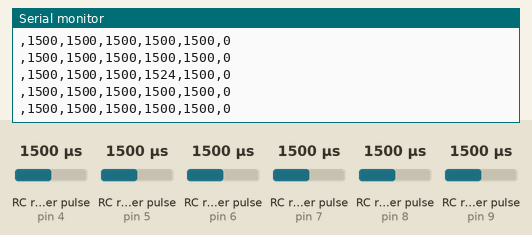
The sketch below on a simulated Arduino Uno, built with avr-gcc and run on an emulated ATmega328P. Parts: the last lines printed to the serial monitor. Wiring (inferred from the names in the program): 6 × RC receiver channel: data pin 4 / data pin 5 / data pin 6 / data pin 7 / data pin 8 / data pin 9. Inputs (shaded band) come from the test bench; at power-on: RC receiver pulse (sensors on pin 4, pin 5, pin 8, pin 6, pin 7, pin 9) 1500 µs.

Above: at 1.2 s.
1.3 s: RC receiver pulse (sensor on pin 4) set to 1020 µs
At 1.9 s:
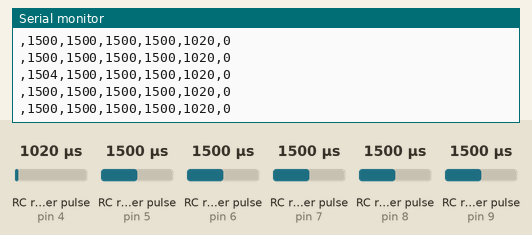
4.3 s: RC receiver pulse (sensor on pin 5) set to 1980 µs
At 5.2 s:
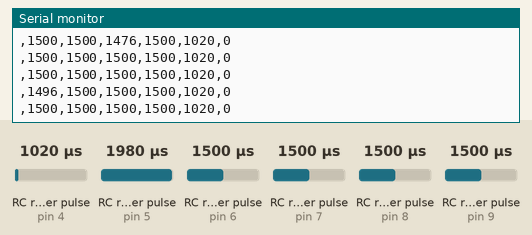
7.3 s: RC receiver pulse (sensor on pin 8) set to 1020 µs
At 8.4 s:
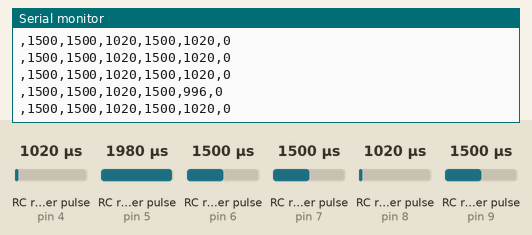
10.3 s: RC receiver pulse (sensor on pin 6) set to 1020 µs
At 10.8 s:
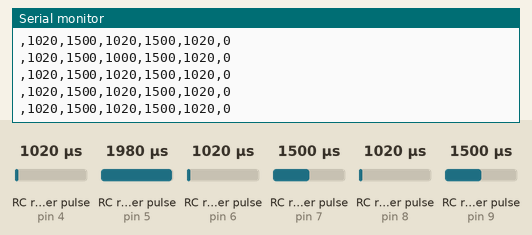
13.3 s: RC receiver pulse (sensor on pin 4) set to 1250 µs
At 14.4 s:
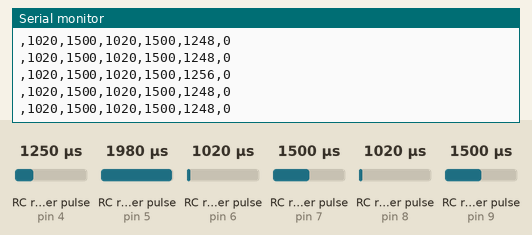
16.3 s: RC receiver pulse (sensor on pin 7) set to 1020 µs
At 17.0 s:
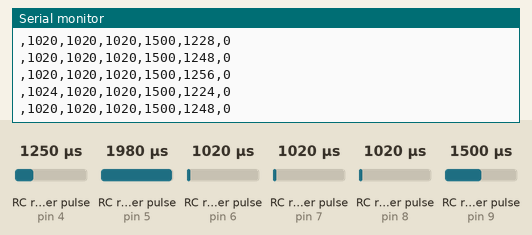
Timing chart, 0 to 18.8 s (numbered marks = the images above; inputs shaded):
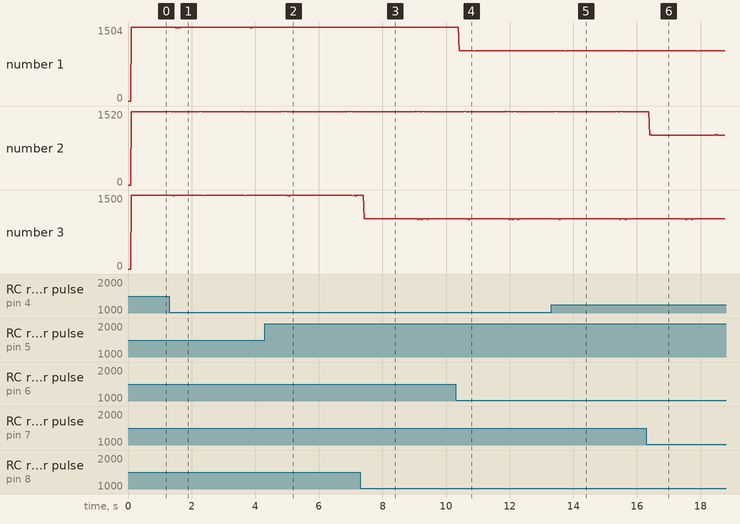

The sketch:

TestingEmergencyShutDown.ino
```cpp
#include <PinChangeInt.h>
#include <Servo.h>

#define RCp1 6
#define RCp2 7
#define RCp3 8
#define RCp4 9
#define RCp7 5
#define RCp6 4

#define servo_flag1 1
#define servo_flag2 2
#define servo_flag3 3
#define servo_flag4 4
#define servo_flag7 7
#define servo_flag6 6

volatile uint8_t bUpdatedFlagsShared1;
volatile uint32_t ulServoShared1;
volatile uint16_t unServoShared1;

volatile uint8_t bUpdatedFlagsShared2;
volatile uint32_t ulServoShared2;
volatile uint16_t unServoShared2;

volatile uint8_t bUpdatedFlagsShared3;
volatile uint32_t ulServoShared3;
volatile uint16_t unServoShared3;

volatile uint8_t bUpdatedFlagsShared4;
volatile uint32_t ulServoShared4;
volatile uint16_t unServoShared4;

volatile uint8_t bUpdatedFlagsShared7;
volatile uint32_t ulServoShared7;
volatile uint16_t unServoShared7;

volatile uint8_t bUpdatedFlagsShared6;
volatile uint32_t ulServoShared6;
volatile uint16_t unServoShared6;

static uint16_t chan1;
static uint16_t chan2;
static uint16_t chan3;
static uint16_t chan4;
static uint16_t chan7;
static uint16_t chan6;

void setup(){
 Serial.begin(9600);

PCintPort::attachInterrupt(RCp1, RC1, CHANGE);
PCintPort::attachInterrupt(RCp2, RC2, CHANGE);
PCintPort::attachInterrupt(RCp3, RC3, CHANGE);
PCintPort::attachInterrupt(RCp4, RC4, CHANGE);
PCintPort::attachInterrupt(RCp7, RC7, CHANGE);
PCintPort::attachInterrupt(RCp6, RC6, CHANGE);
}
uint16_t time = 0;
void loop(){
  //static uint16_t unServo;
  //static uint8_t bUpdatedFlags;
  time = micros();
  if(bUpdatedFlagsShared1){
   noInterrupts();
   //bUpdatedFlags = bUpdatedFlagsShared;
   chan1 = unServoShared1;
   bUpdatedFlagsShared1 = 0;
   interrupts();
   }

   if(bUpdatedFlagsShared2){
   noInterrupts();
  // bUpdatedFlags = bUpdatedFlagsShared;
   chan2 = unServoShared2;
   bUpdatedFlagsShared2 = 0;
   interrupts();
   }

   if(bUpdatedFlagsShared3){
   noInterrupts();
  // bUpdatedFlags = bUpdatedFlagsShared;
   chan3 = unServoShared3;
   bUpdatedFlagsShared3 = 0;
   interrupts();
   }

   if(bUpdatedFlagsShared4){
   noInterrupts();
   //bUpdatedFlags = bUpdatedFlagsShared;
   chan4 = unServoShared4;
   bUpdatedFlagsShared4 = 0;
   interrupts();
   }
   if(bUpdatedFlagsShared7){
   noInterrupts();
   //bUpdatedFlags = bUpdatedFlagsShared;
   chan7 = unServoShared7;
   bUpdatedFlagsShared7 = 0;
   interrupts();
   }
   if(bUpdatedFlagsShared6){
   noInterrupts();
   //bUpdatedFlags = bUpdatedFlagsShared;
   chan7 = unServoShared6;
   bUpdatedFlagsShared6 = 0;
   interrupts();
   }
   time = micros() - time;
   if(0){
    Serial.println("RC SIGNAL LOST...");
   }else{
   Serial.print(",");Serial.print(chan1);Serial.print(",");Serial.print(chan2);Serial.print(",");Serial.print(chan3);Serial.print(",");Serial.print(chan4);Serial.print(",");Serial.print(chan7);Serial.print(",");Serial.println(chan6);//Serial.println(time);
   }
}


void RC1(){
  if(digitalRead(RCp1) == HIGH){
   ulServoShared1 = micros();
  }else{
   unServoShared1 = (uint16_t)(micros() - ulServoShared1);
   bUpdatedFlagsShared1 |= servo_flag1;
  }
}

void RC2(){
  if(digitalRead(RCp2) == HIGH){
   ulServoShared2 = micros();
  }else{
   unServoShared2 = (uint16_t)(micros() - ulServoShared2);
   bUpdatedFlagsShared2 |= servo_flag2;
  }
}

void RC3(){
  if(digitalRead(RCp3) == HIGH){
   ulServoShared3 = micros();
  }else{
   unServoShared3 = (uint16_t)(micros() - ulServoShared3);
   bUpdatedFlagsShared3 |= servo_flag3;
  }
}

void RC4(){
  if(digitalRead(RCp4) == HIGH){
   ulServoShared4 = micros();
  }else{
   unServoShared4 = (uint16_t)(micros() - ulServoShared4);
   bUpdatedFlagsShared4 |= servo_flag4;
  }
}

void RC7(){
  if(digitalRead(RCp7) == HIGH){
   ulServoShared7 = micros();
  }else{
   unServoShared7 = (uint16_t)(micros() - ulServoShared7);
   bUpdatedFlagsShared7 |= servo_flag7;
  }
}
void RC6(){
  if(digitalRead(RCp6) == HIGH){
   ulServoShared6 = micros();
  }else{
   unServoShared6 = (uint16_t)(micros() - ulServoShared6);
   bUpdatedFlagsShared6 |= servo_flag6;
  }
}
```

Measured:
- after the input at 1.3 s, the serial monitor: prints a new line after 0.10 s (image 1)
- after the input at 4.3 s, the serial monitor: prints a new line after 0.87 s (image 2)
- after the input at 7.3 s, the serial monitor: prints a new line after 0.13 s (image 3)
- after the input at 10.3 s, the serial monitor: prints a new line after 0.11 s (image 4)
- after the input at 13.3 s, the serial monitor: prints a new line after 0.12 s (image 5)
- after the input at 16.3 s, the serial monitor: prints a new line after 0.10 s (image 6)
